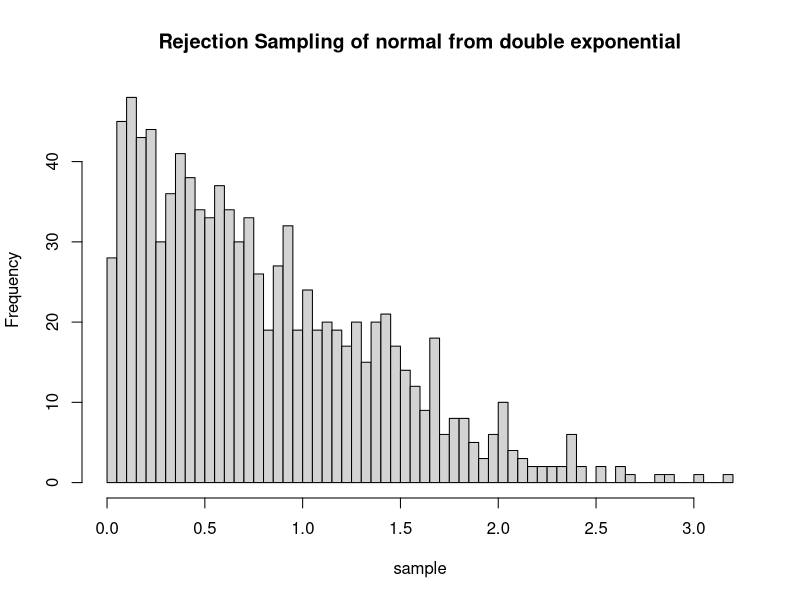

This figure's R source:

RejectionSampling <- function(n) 
{
	RN <- NULL;
	p<- 0;
	q<- 0;
	for(i in 1:n)
	{
		

		ok<-0;
		while(ok<1)
		{
			U1 <- runif(1,min = 0, max = 1);
			U2 <- runif(1,min = 0, max = 1);
			U3 <- runif(1,min = 0, max = 1);
			x<- -1*log(U1);
			q<-q+1;
			if(U2< exp(-((x-1)^2)/2) && U3<= 0.5)
			{
				ok<- 1;
				RN<- c(RN,x);
				p<- p+1;
				x<- -1*x;
			}
		}
	}

	print(paste(p/q));
	return(RN);
}
sample<- RejectionSampling(1000);
hist(sample,freq = TRUE, breaks = 100, main = "Rejection Sampling of normal from double exponential");